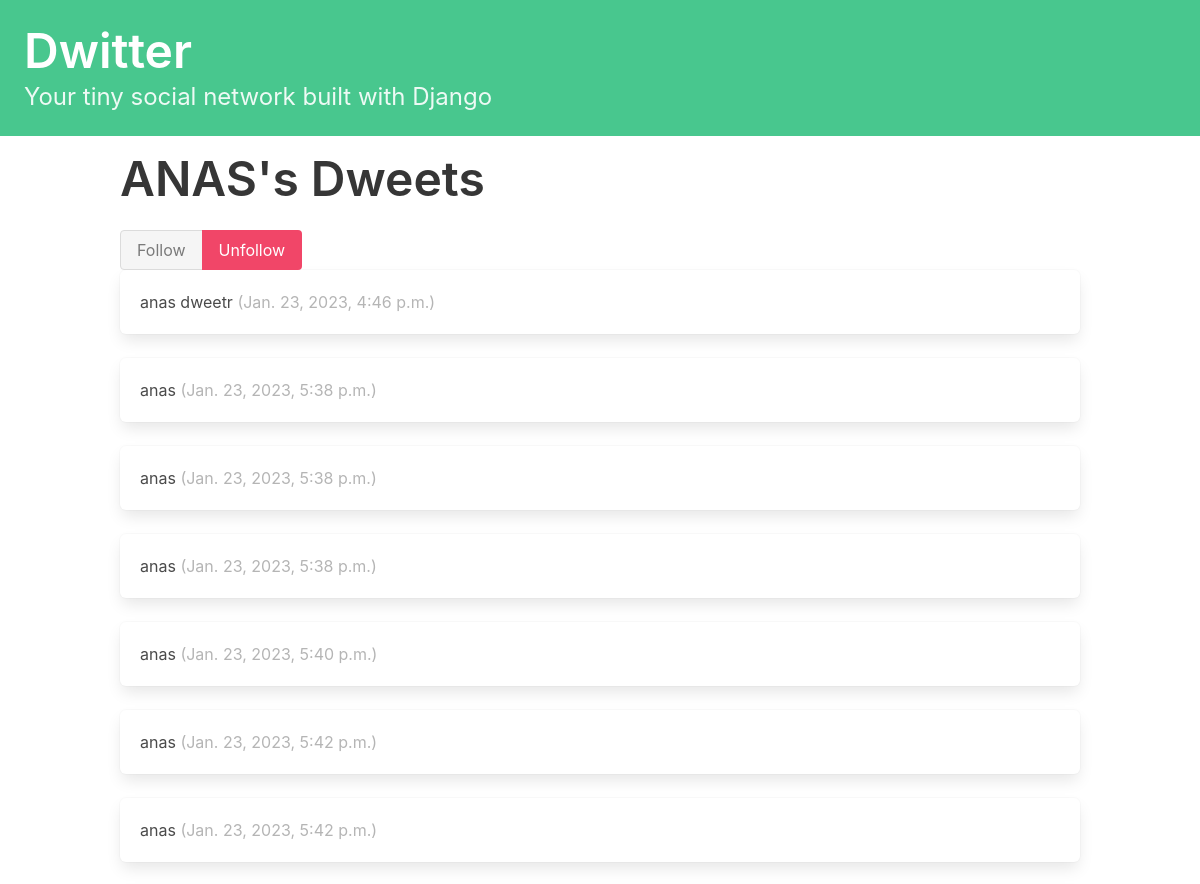
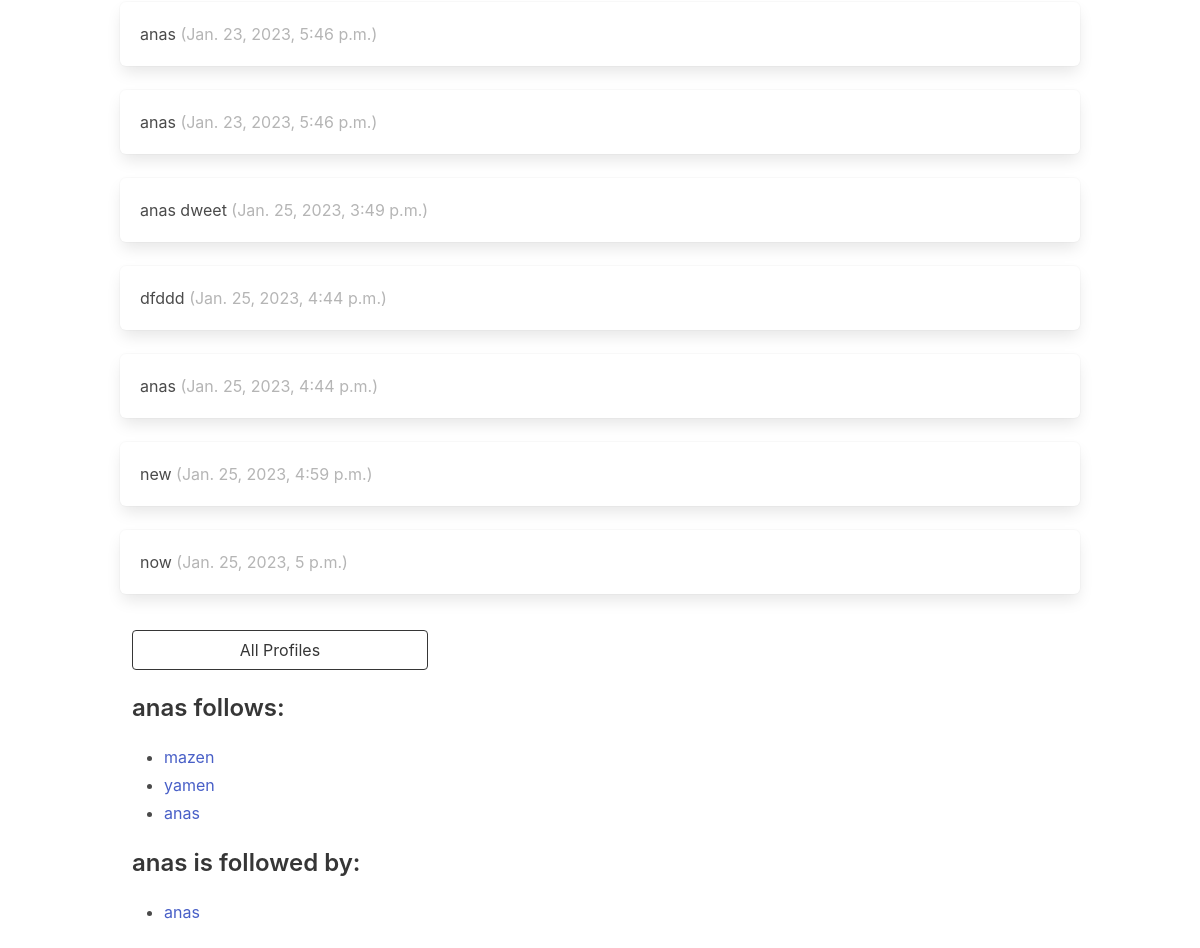
Page /profile/3 (signed in) on the committed database (2 pictures, top to bottom).
### dwitter/models.py (models this page shows, shortened)
class Profile(models.Model):
 user = models.OneToOneField(User, on_delete=models.CASCADE)
 follows = models.ManyToManyField(
  "self", related_name="followed_by", symmetrical=False, blank=True
 )
 def __str__(self):
    return self.user.username

class Dweet(models.Model):
    user = models.ForeignKey(
      User, related_name="dweets" , on_delete=models.DO_NOTHING)
    body = models.CharField(max_length=140)
    created_at = models.DateTimeField(auto_now_add=True)

### dwitter/views.py (the view, shortened to what this page needs)
# urls.py: path("profile/<int:pk>", profile, name="profile"),
def profile(request, pk):
    if not hasattr(request.user, 'profile'):
        missing_profile = Profile(user=request.user)
        missing_profile.save()
    profile = Profile.objects.get(pk=pk)
    return render(request,"dwitter/profile.html",{"profile":profile})

### dwitter/templates/dwitter/profile.html (shortened to what this page needs)
{% extends 'base.html' %}
{% block content %}
<div class="column">
    <div class="block">
        <h1 class="title is-1">
            {{profile.user.username|upper}}'s Dweets
        </h1>
    </div>
    <form method="post">
        <div class="buttons has-addons">
            {% if profile in user.profile.follows.all %}
            <button class="button is-success is-static">Follow</button>
            <button class="button is-danger" name="follow" value="unfollow">
                Unfollow
            </button>
            {% else %}
            <button class="button is-success" name="follow" value="follow">
                Follow
            </button>
            <button class="button is-danger is-static">Unfollow</button>
            {% endif %}
        </div>
    </form>
    <div class="content">
        {% for dweet in profile.user.dweets.all %}
        <div class="box">
            {{ dweet.body }}
            <span class="is-small has-text-grey-light">
                ({{ dweet.created_at }})
            </span>
        </div>
        {% endfor %}
    </div>
    <div class="column is-one-third">
        <div class="block">
            <a href="{% url 'dwitter:profile_list' %}">
                <button class="button is-dark is-outlined is-fullwidth">
                    All Profiles
                </button>
            </a>
        </div>
        <div class="block">
            <h3 class="title is-4">
                {{profile.user.username}} follows:
            </h3>
            <div class="content">
                <ul>
                    {% for following in profile.follows.all %}
                    <li>
                        <a href="{% url 'dwitter:profile' following.id %}">
                            {{ following }}
                        </a>
                    </li>
                    {% endfor %}
                </ul>
            </div>
        </div>
        <div class="block">
            <h3 class="title is-4">
                {{profile.user.username}} is followed by:
            </h3>
            <div class="content">
                <ul>
                    {% for follower in profile.followed_by.all %}
                    <li>
                        <a href="{% url 'dwitter:profile' follower.id %}">
                            {{ follower }}
                        </a>
                    </li>
                    {% endfor %}
                </ul>
            </div>
        </div>
    </div>
    {% endblock content %}

### rows in the picture
Profile: user.username "ANAS", user.username "anas"
Dweet: body "anas dweetr", created_at "Jan. 23, 2023, 4:46 p.m."
Dweet: body "anas", created_at "Jan. 23, 2023, 5:38 p.m."
Dweet: body "anas", created_at "Jan. 23, 2023, 5:38 p.m."
Dweet: body "anas", created_at "Jan. 23, 2023, 5:38 p.m."
Dweet: body "anas", created_at "Jan. 23, 2023, 5:40 p.m."
Dweet: body "anas", created_at "Jan. 23, 2023, 5:42 p.m."
Dweet: body "anas", created_at "Jan. 23, 2023, 5:42 p.m."
Dweet: body "anas", created_at "Jan. 23, 2023, 5:46 p.m."
Dweet: body "anas", created_at "Jan. 23, 2023, 5:46 p.m."
Dweet: body "anas dweet", created_at "Jan. 25, 2023, 3:49 p.m."
Dweet: body "dfddd", created_at "Jan. 25, 2023, 4:44 p.m."
Dweet: body "anas", created_at "Jan. 25, 2023, 4:44 p.m."
Dweet: body "new", created_at "Jan. 25, 2023, 4:59 p.m."
Dweet: body "now", created_at "Jan. 25, 2023, 5 p.m."
Profile: user.username "mazen"
Profile: user.username "yamen"
